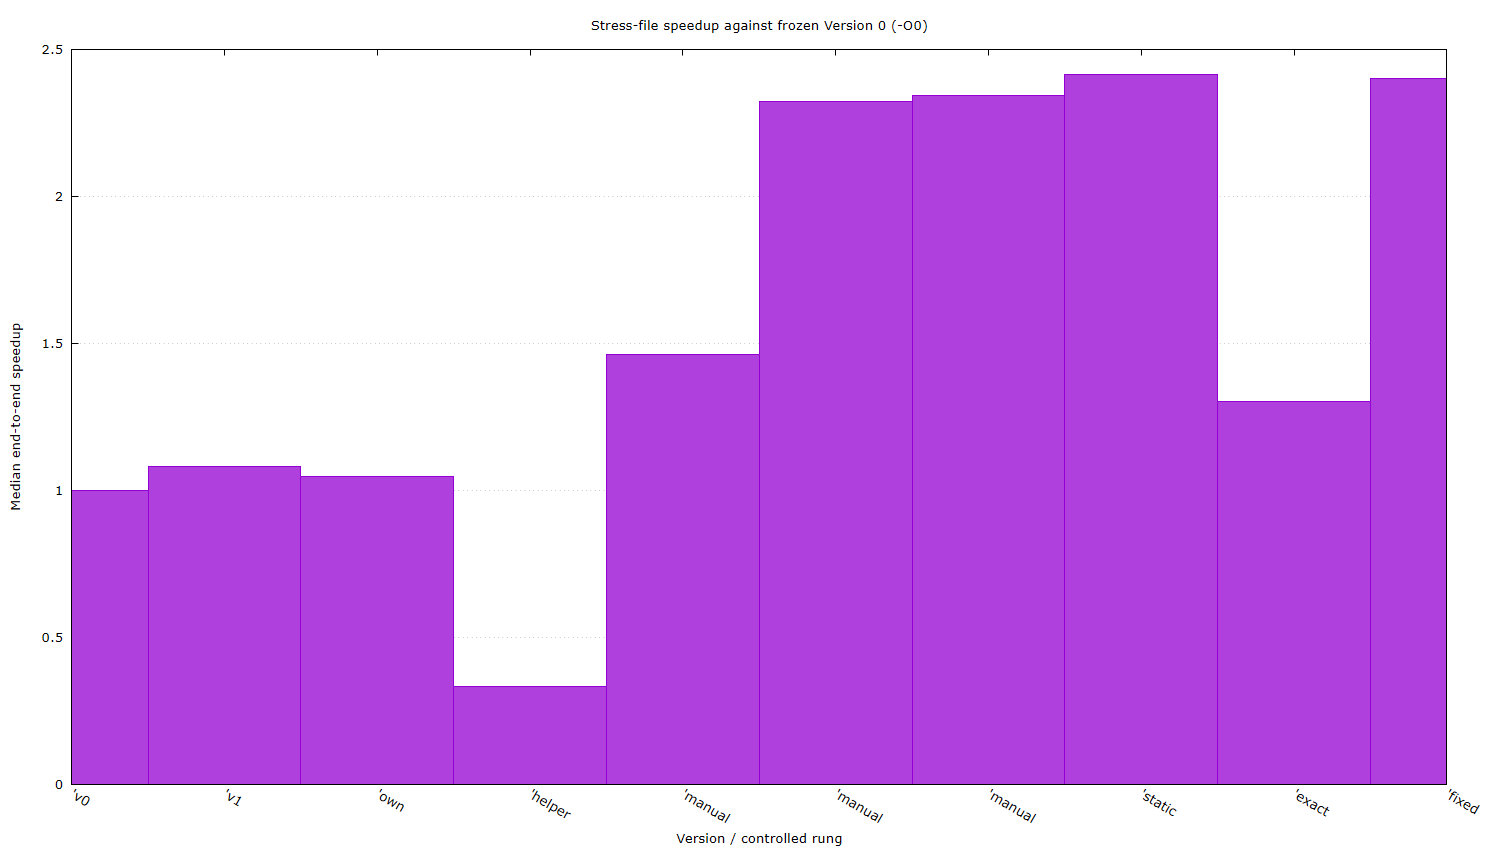

Source code (gnuplot):
set terminal pngcairo size 1500,850 font 'Verdana,10'
set output 'C:/Users/siamu/Desktop/SIT Trimester 1/Mini Project/Grp05/results/laptop/speedup_ladder.png'
set title 'Stress-file speedup against frozen Version 0 (-O0)'
set xlabel 'Version / controlled rung'
set ylabel 'Median end-to-end speedup'
set style data boxes
set style fill solid 0.75
set grid ytics
set xtics rotate by -30
plot 'C:/Users/siamu/Desktop/SIT Trimester 1/Mini Project/Grp05/results/laptop/speedup_ladder.dat' using 1:2:xticlabels(3) notitle
